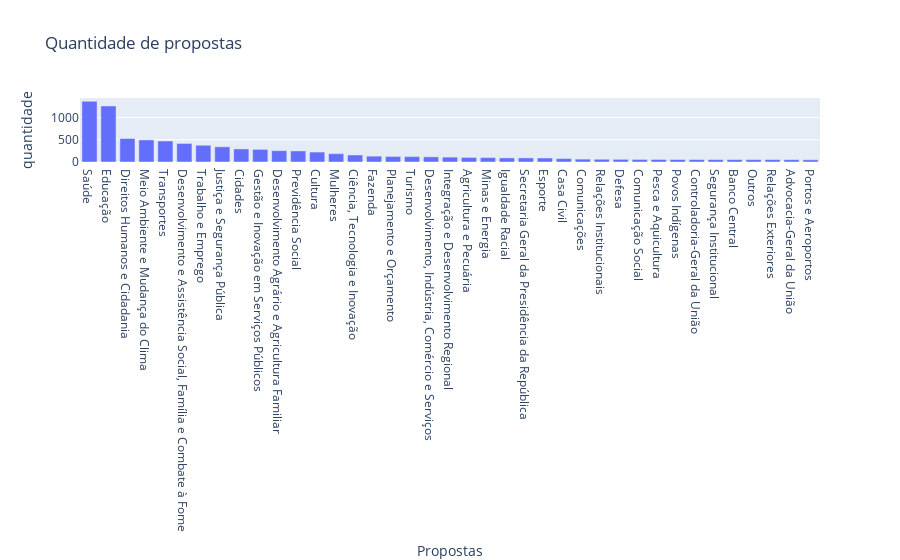

Notebook code for this chart:
### Code cell
fig = go.Figure([go.Bar(x=propostas['Categoria'].value_counts().index, y=propostas['Categoria'].value_counts().tolist())])
fig.update_layout(
    title="Quantidade de propostas",
    xaxis_title="Propostas",
    yaxis_title="quantidade")
fig.show()

### Figure 1 — Plotly figure (JSON) as saved in the notebook; plotly's stock layout.template omitted (floating-point values rounded to 4 significant figures)
{"data": [{"type": "bar", "x": ["Saúde", "Educação", "Direitos Humanos e Cidadania", "Meio Ambiente e Mudança do Clima", "Transportes", "Desenvolvimento e Assistência Social, Família e Combate à Fome", "Trabalho e Emprego", "Justiça e Segurança Pública", "Cidades", "Gestão e Inovação em Serviços Públicos", "Desenvolvimento Agrário e Agricultura Familiar", "Previdência Social", "Cultura", "Mulheres", "Ciência, Tecnologia e Inovação", "Fazenda", "Planejamento e Orçamento", "Turismo", "Desenvolvimento, Indústria, Comércio e Serviços", "Integração e Desenvolvimento Regional", "Agricultura e Pecuária", "Minas e Energia", "Igualdade Racial", "Secretaria Geral da Presidência da República", "Esporte", "Casa Civil", "Comunicações", "Relações Institucionais", "Defesa", "Comunicação Social", "Pesca e Aquicultura", "Povos Indígenas", "Controladoria-Geral da União", "Segurança Institucional", "Banco Central", "Outros", "Relações Exteriores", "Advocacia-Geral da União", "Portos e Aeroportos"], "y": [1368, 1261, 528, 497, 473, 418, 377, 342, 294, 284, 255, 249, 224, 187, 158, 132, 125, 122, 116, 110, 103, 99, 92, 92, 90, 77, 65, 62, 60, 58, 57, 56, 55, 55, 55, 54, 54, 53, 50]}], "layout": {"title": {"text": "Quantidade de propostas"}, "xaxis": {"title": {"text": "Propostas"}}, "yaxis": {"title": {"text": "quantidade"}}}}
